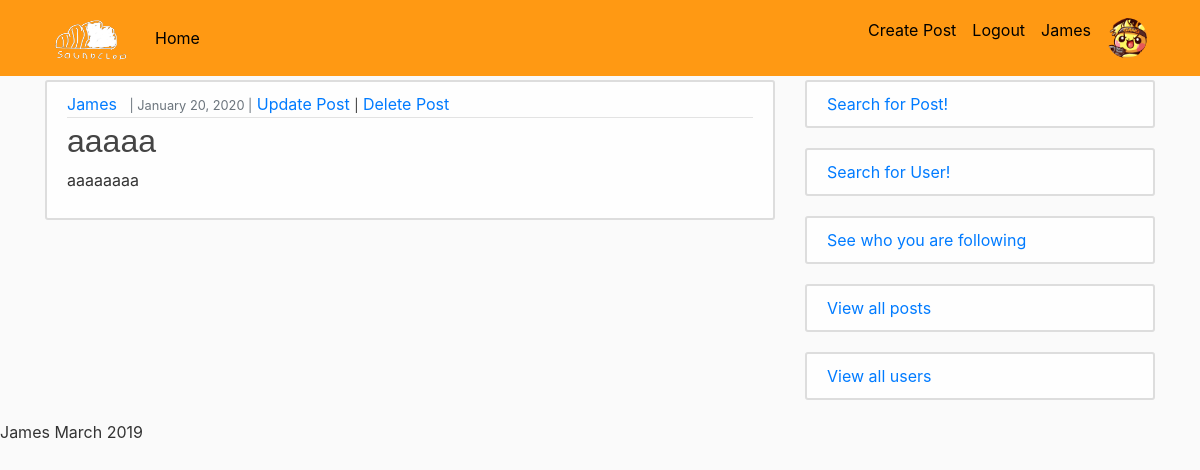
The app's page /James/post/aaaaaaaaaaa/ (signed in) with its own data.
### users/models.py (models this page shows, shortened)
class Profile(models.Model): #Defines the model that extends the User model
    user = models.OneToOneField(User, on_delete=models.CASCADE) #Defines a one-to-one model with User
    pfp = models.ImageField(default='media/pfps/default.png', upload_to='media/pfps') #Define field that will hold profile pictures
    description = models.TextField(max_length=70, default="", blank=True) #User Profile description

### main/models.py (models this page shows, shortened)
class Post(models.Model): #Defines the class as a model
    title = models.CharField(max_length=50, unique=True) #The title of the post
    slug = models.SlugField(max_length=50, unique=True) #URL Friendly title. Has to be unique to stop collisions when searching for posts via url
    userID = models.ForeignKey(User, on_delete= models.CASCADE,related_name='blog_posts') #Defines who created the post
    updated = models.DateTimeField(auto_now= True) #When the post was last updated / changed
    content = models.TextField() #Displays the actual content of the post
    summary = models.CharField(max_length=100, default = "blog post")
    published = models.DateTimeField(auto_now_add=True) #Holds the date and time when the post was first published (used for ordering)
    status = models.IntegerField(choices=STATUS, default=0) #Whether the post has been published or is still being drafted
    audio = models.FileField(upload_to='media/audio', validators=[audioFile], blank=True) #Holds data for audio files
    tag1 = models.IntegerField(choices=TAGS, default="none")
    tag2 = models.IntegerField(choices=TAGS, default="none")
    class Meta:
        ordering = ['-published'] #Defines the ordering of the data, which is by the date it was published (newest first)

### main/views.py (the view)
# urls.py: path('<str:userID>/post/<slug:slug>/', viewPost.as_view(), name = 'post-detail'), #URL for individual posts
class viewPost(DetailView): #class which defines how individual posts are displayed
    model = Post

### main/templates/main/post_detail.html (shortened to what this page needs)
{% extends "main/base.html" %}
{% block content %}
    <article class="media content-section">
        <div class="media-body">
            <div class="article-metadata">
            <a class="mr-2" href="{% url "user-posts" object.userID %}">{{ object.userID }}</a>
            <small class="text-muted">| {{ object.published|date:"F d, Y" }} |</small>
            {% if object.userID == user %}
                    <a href="{% url 'post-update' post.userID post.slug %}">Update Post</a>
                    <small>|</small>
                    <a href="{% url 'post-delete' post.userID post.slug %}">Delete Post</a>
            {% endif%}
            </div>
            <h2 class='article-title'>{{ object.title }}</h2>
            <p class="article-content">{{ object.content }}</p>
        </div>
    </article>
{% endblock content %}

### main/templates/main/base.html (shortened to what this page needs)
{% load static %}
<!DOCTYPE html>
<html>
<head>
    <link rel="stylesheet" href="https://stackpath.bootstrapcdn.com/bootstrap/4.4.1/css/bootstrap.min.css">
    <link rel="stylesheet" type="text/css" href="{% static 'main/style.css' %}">
</head>
<body>
    <header class="site-header">
      <nav class="navbar navbar-expand-md navbar-dark bg-orange fixed-top">
        <div class="container">
          <a class="navbar-brand" href="{% url 'feed' %}">
              <img src="{% static "main/images/sc.png" %}" title="Soundclod" style="width:86px;height:50px;"/>
            </a>
          <div class="collapse navbar-collapse" id="navbarToggle">
            <div class="navbar-nav mr-auto">
              <a class="nav-item nav-link" href="{% url 'feed' %}">Home</a>
            </div>
            <div class="navbar-nav">
              {% if user.is_authenticated %}
                <a class="nav-item nav-link" href="{% url 'post-create' %}">Create Post</a>
                <a class="nav-item nav-link" href="{% url 'logout' %}">Logout</a>
                <a class="nav-item nav-link" href={% url 'profile' %}>{{user.username}}</a>
                <a class="nav-item nav-link" href={% url 'profile' %}><img src="{{user.profile.pfp.url}}" class="rounded-circle" style=width:40px;height:40px;></a>
              {% else %}
                <a class="nav-item nav-link" href="{% url 'login' %}">Login</a>
                <a class="nav-item nav-link" href="{% url 'register' %}">Register</a>
              {% endif %}
            </div>
          </div>
        </div>
      </nav>
    </header>
    <main role="main" class="container">
      <div class="row">
        <div class="col-md-8">
          {% block content %}{% endblock %}
        </div>
        <div class="col-md-4">
              <div class="content-section"><a href="{% url 'search' %}">Search for Post!</a></div>
              <div class="content-section"><a href="{% url 'user-search' %}">Search for User!</a></div>
              {% if user.is_authenticated %}
              <div class="content-section"><a href="{% url "following" %}">See who you are following</a></div>
              {% endif %}
              <div class="content-section"><a href="{% url 'post-index' %}">View all posts</a></div>
              <div class="content-section"><a href="{% url 'user-index' %}">View all users</a></div>
          </div>
        </div>
    </main>
</body>
<footer>James March 2019</footer>
</html>

### main/static/main/style.css (style rules this page uses)
body { background: #fafafa; color: #333333; margin-top: 5rem; }
h1, h2, h3, h4, h5, h6 { color: #444444; font-family: 'Public Sans', sans-serif; }
.bg-orange { background-color: #ff9913; }
.site-header .navbar-nav .nav-link { color: #000000; }
.content-section { background: #ffffffd7; padding: 10px 20px; border: 2px solid #dddddd; border-radius: 3px; margin-bottom: 20px; }
.article-title { color: #444444; }
.article-content { white-space: pre-line; }
.article-metadata { padding-bottom: 1px; margin-bottom: 4px; border-bottom: 1px solid #e3e3e3 }

### records on screen
Post: userID "James", published "January 20, 2020", title "aaaaa", content "aaaaaaaa"

### other values on screen
{{ user.username }} "James"
